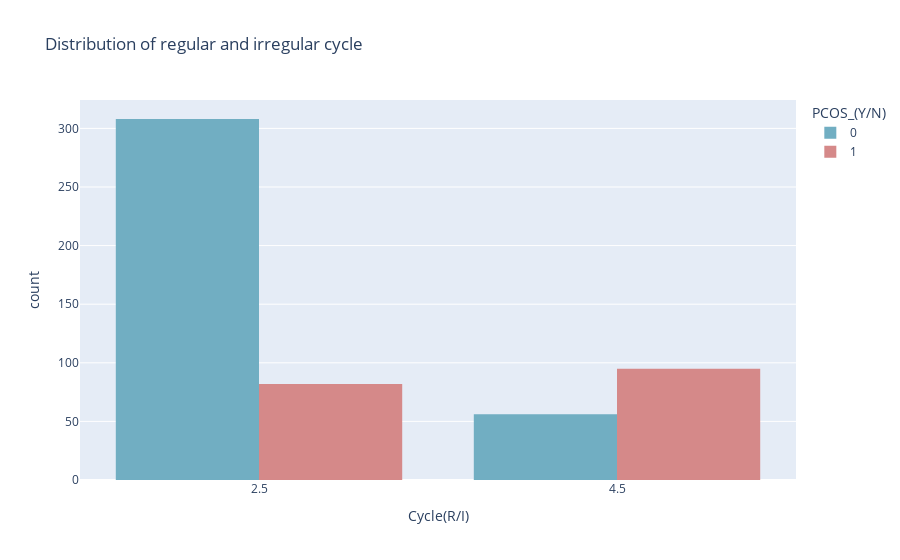

The notebook cell saved with this chart:
### Code cell
# Create the histogram plot
fig = px.histogram(df, x='Cycle(R/I)', color='PCOS_(Y/N)', barmode='group',
                   color_discrete_sequence=['#71AEC2', '#D58989'],
                   title='Distribution of regular and irregular cycle')


# Show the plot
fig.show()

### Figure 1 — Plotly figure (JSON) as saved in the notebook; plotly's stock layout.template omitted (floating-point values rounded to 4 significant figures; data arrays with more than 128 entries replaced by an {"elided": "..."} marker saying what was removed)
{"data": [{"alignmentgroup": "True", "bingroup": "x", "hovertemplate": "PCOS_(Y/N)=0<br>Cycle(R/I)=%{x}<br>count=%{y}<extra></extra>", "legendgroup": "0", "marker": {"color": "#71AEC2", "pattern": {"shape": ""}}, "name": "0", "offsetgroup": "0", "orientation": "v", "showlegend": true, "type": "histogram", "x": {"elided": "364 int values"}, "xaxis": "x", "yaxis": "y"}, {"alignmentgroup": "True", "bingroup": "x", "hovertemplate": "PCOS_(Y/N)=1<br>Cycle(R/I)=%{x}<br>count=%{y}<extra></extra>", "legendgroup": "1", "marker": {"color": "#D58989", "pattern": {"shape": ""}}, "name": "1", "offsetgroup": "1", "orientation": "v", "showlegend": true, "type": "histogram", "x": {"elided": "177 int values"}, "xaxis": "x", "yaxis": "y"}], "layout": {"barmode": "group", "legend": {"title": {"text": "PCOS_(Y/N)"}, "tracegroupgap": 0}, "title": {"text": "Distribution of regular and irregular cycle"}, "xaxis": {"anchor": "y", "domain": [0, 1], "title": {"text": "Cycle(R/I)"}}, "yaxis": {"anchor": "x", "domain": [0, 1], "title": {"text": "count"}}}}
